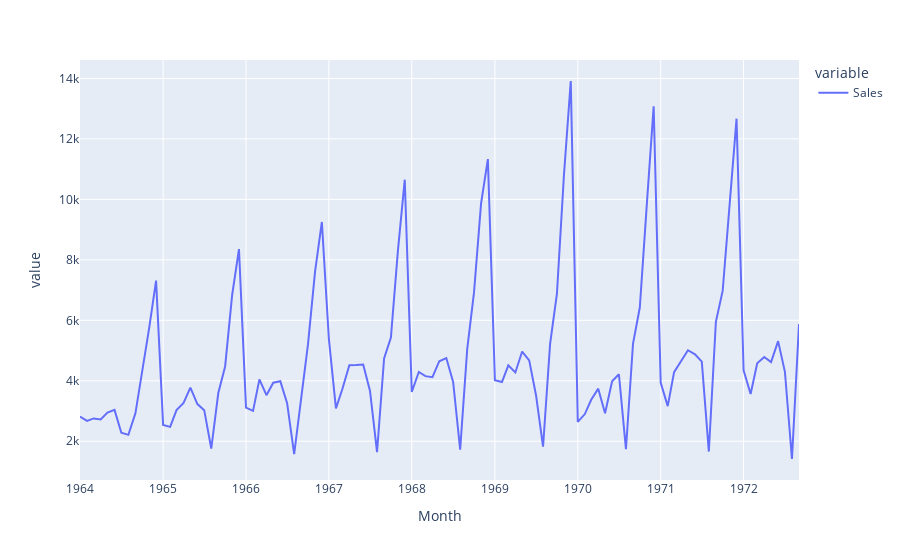

The notebook cell saved with this chart:
### Code cell
fig = px.line(df)
fig.show()
